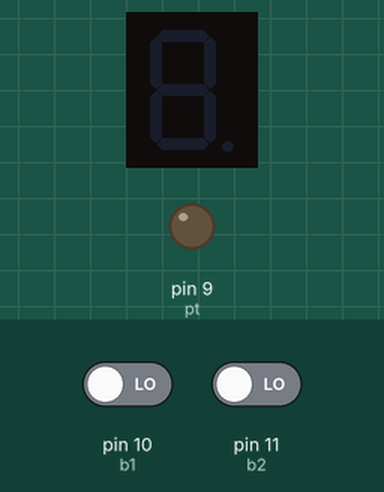
Recording of a sketch running on a simulated Arduino Uno, built with avr-gcc and run on an emulated ATmega328P. Parts: 1-digit seven-segment display, output pins drawn as LEDs (lit = HIGH). Wiring (inferred from the names in the program): 1-digit 7-segment display, segments lit when HIGH: segments pin 2, pin 3, pin 4, pin 5, pin 6, pin 7, pin 8. The test bench sets the inputs (shaded band); at power-on: pin 10 (b1) LOW, pin 11 (b2) LOW. The segment pins are drawn as the display they are named for; pins used as bus, display or sensor lines are not drawn.

Above: at 1.2 s.
1.3 s: pin 10 (b1) driven HIGH
At 2.1 s:
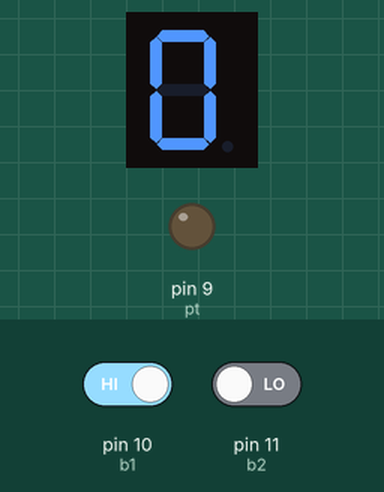
10.3 s: pin 10 (b1) driven LOW
At 12.5 s:
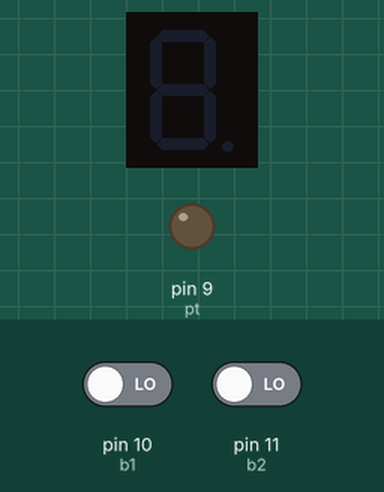
12.8 s: pin 11 (b2) driven HIGH
At 13.6 s:
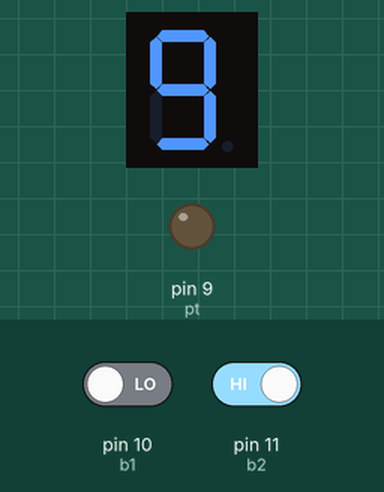
Timing chart, 0 to 15.8 s (numbered marks = the images above; inputs shaded):
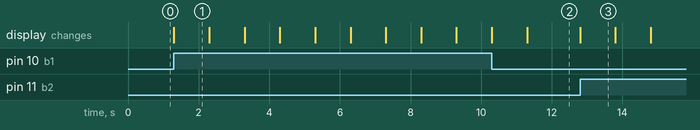

The sketch:

sketch_mar4a.ino
```cpp
int a = 2;
int b = 3;
int c = 4;
int d = 5;
int e = 6;
int f = 7;
int g = 8;
int pt = 9;
int b1 = 10;
int b2 = 11;
bool x1 = LOW;
bool x2 = LOW;
int ms;

void setup() {
  Serial.begin(9600);
  pinMode(a, OUTPUT);
  pinMode(b, OUTPUT);
  pinMode(c, OUTPUT);
  pinMode(d, OUTPUT);
  pinMode(e, OUTPUT);
  pinMode(f, OUTPUT);
  pinMode(g, OUTPUT);
  pinMode(pt, OUTPUT);
  pinMode(b1, INPUT);
  pinMode(b2, INPUT);
}

void numero0() {
  digitalWrite(g, LOW);
  digitalWrite(f, HIGH);
  digitalWrite(e, HIGH);
  digitalWrite(d, HIGH);
  digitalWrite(c, HIGH);
  digitalWrite(b, HIGH);
  digitalWrite(a, HIGH);
  delay(1000);
}
void numero1() {
  digitalWrite(g, LOW);
  digitalWrite(f, LOW);
  digitalWrite(e, LOW);
  digitalWrite(d, LOW);
  digitalWrite(c, HIGH);
  digitalWrite(b, HIGH);
  digitalWrite(a, LOW);
  delay(1000);
}
void numero2() {
  digitalWrite(g, HIGH);
  digitalWrite(f, LOW);
  digitalWrite(e, HIGH);
  digitalWrite(d, HIGH);
  digitalWrite(c, LOW);
  digitalWrite(b, HIGH);
  digitalWrite(a, HIGH);
  delay(1000);
}
void numero3() {
  digitalWrite(g, HIGH);
  digitalWrite(f, LOW);
  digitalWrite(e, LOW);
  digitalWrite(d, HIGH);
  digitalWrite(c, HIGH);
  digitalWrite(b, HIGH);
  digitalWrite(a, HIGH);
  delay(1000);
}
void numero4() {
  digitalWrite(g, HIGH);
  digitalWrite(f, HIGH);
  digitalWrite(e, LOW);
  digitalWrite(d, LOW);
  digitalWrite(c, HIGH);
  digitalWrite(b, HIGH);
  digitalWrite(a, LOW);
  delay(1000);
}
void numero5() {
  digitalWrite(g, HIGH);
  digitalWrite(f, HIGH);
  digitalWrite(e, LOW);
  digitalWrite(d, HIGH);
  digitalWrite(c, HIGH);
  digitalWrite(b, LOW);
  digitalWrite(a, HIGH);
  delay(1000);
}
void numero6() {
  digitalWrite(g, HIGH);
  digitalWrite(f, HIGH);
  digitalWrite(e, HIGH);
  digitalWrite(d, HIGH);
  digitalWrite(c, HIGH);
  digitalWrite(b, LOW);
  digitalWrite(a, HIGH);
  delay(1000);
}
void numero7() {
  digitalWrite(g, LOW);
  digitalWrite(f, LOW);
  digitalWrite(e, LOW);
  digitalWrite(d, LOW);
  digitalWrite(c, HIGH);
  digitalWrite(b, HIGH);
  digitalWrite(a, HIGH);
  delay(1000);
}
void numero8() {
  digitalWrite(g, HIGH);
  digitalWrite(f, HIGH);
  digitalWrite(e, HIGH);
  digitalWrite(d, HIGH);
  digitalWrite(c, HIGH);
  digitalWrite(b, HIGH);
  digitalWrite(a, HIGH);
  delay(1000);
}
void numero9() {
  digitalWrite(g, HIGH);
  digitalWrite(f, HIGH);
  digitalWrite(e, LOW);
  digitalWrite(d, HIGH);
  digitalWrite(c, HIGH);
  digitalWrite(b, HIGH);
  digitalWrite(a, HIGH);
  delay(1000);
}

void loop() {
  ms = Serial.read();
  x1 = digitalRead(b1);
  x2 = digitalRead(b2);
  digitalWrite(pt, LOW);
  digitalWrite(g, LOW);
  digitalWrite(f, LOW);
  digitalWrite(e, LOW);
  digitalWrite(d, LOW);
  digitalWrite(c, LOW);
  digitalWrite(b, LOW);
  digitalWrite(a, LOW);
  if (x1 == HIGH) {
    //numero 0
    numero0();
    //numero 1
    numero1();
    //numero 2
    numero2();
    //numero 3
    numero3();
    //numero 4
    numero4();
    //numero 5
    numero5();
    //nuemro 6
    numero6();
    //numero 7
    numero7();
    //numero 8
    numero8();
    //numero 9
    numero9();
  }

  if (x2 == HIGH) {
    //numero 9
    numero9();
    //numero 8
    numero8();
    //numero 7
    numero7();
    //nuemro 6
    numero6();
    //numero 5
    numero5();
    //numero 4
    numero4();
    //numero 3
    numero3();
    //numero 2
    numero2();
    //numero 1
    numero1();
    //numero 0
    numero0();
  }
  if (ms == '0') {
    numero0();
  }
  if (ms == '1') {
    numero1();
  }
  if (ms == '2') {
    numero2();
  }
  if (ms == '3') {
    numero3();
  }
  if (ms == '4') {
    numero4();
  }
  if (ms == '5') {
    numero5();
  }
  if (ms == '6') {
    numero6();
  }
  if (ms == '7') {
    numero7();
  }
  if (ms == '8') {
    numero8();
  }
  if (ms == '9') {
    numero9();
  }
}
```

Measured:
- after the input at 1.3 s, the display: changes at once (image 1)
- after the input at 12.8 s, the display: changes at once (image 3)
- what the display in image 1 shows lasts 1.0 s, from 1.3 s to 2.3 s
